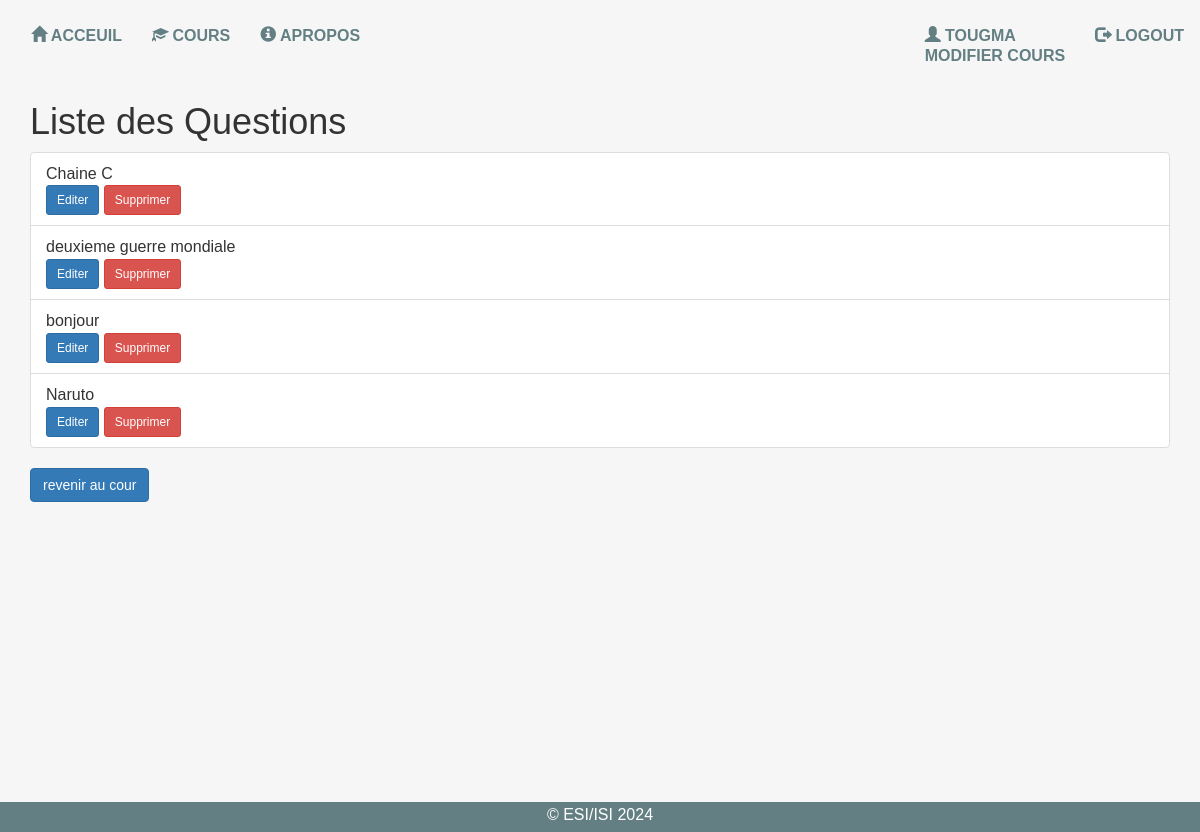
The app's page /choix/liste_choix/ (signed in) with its own data.
### users/models.py (models this page shows)
class UserProfile(AbstractUser):
    is_professor = models.BooleanField(default=False)
    is_site_admin = models.BooleanField(default=False)
    niveau = models.CharField(null=False,max_length=8,default="")
    confirmation_code  = models.CharField(max_length=6,default="")
    numero  = models.CharField(max_length=8,unique=True)
    paiement = models.CharField(max_length=8,default= "AWAIT")

### choix/models.py (models this page shows, shortened)
class Question(models.Model):
    cour = models.ForeignKey(Course, on_delete=models.CASCADE,related_name='choices')
    text = models.CharField(max_length=255)

### choix/views.py (the view)
@login_required
def liste_choix(request):
    if request.user.is_professor  or request.user.is_site_admin:
        questions = Question.objects.all()
    else:
        courses = Course.objects.filter(niveau=request.user.niveau)
        questions = Question.objects.filter(cour__in=courses)
    return render(request, 'qcm/liste_choix.html', {'questions': questions})

### templates/qcm/liste_choix.html
{% extends "base.html" %}
{% block content %}
<div class="container">
    <h1 class="mt-4">Liste des Questions</h1>
    <ul class="list-group mt-3">
        {% for question in questions %}
            <li class="list-group-item d-flex justify-content-between align-items-center">
                {{ question.text }}
                <div>
                    <a href="{% url 'editer_choix'  question.pk%}" class="btn btn-sm btn-primary">Editer</a>
                    <a href="{% url 'supprimer_choix' question.pk %}" class="btn btn-sm btn-danger">Supprimer</a>
                </div>
            </li>
        {% endfor %}
    </ul>
<p>
    <a class="btn btn-primary" href="{% url 'student_course' course_name slug %}"> revenir au cour</a>
</p>
</div>
{% endblock %}

### templates/navbar.html (shortened to what this page needs)
<nav class="navbar" role="navigation">
  <div class="container-fluid">
    <div class="collapse navbar-collapse" id="mainNavBar">
      <ul class="nav navbar-nav">
        <li class="active"><a href="/"><span class="glyphicon glyphicon-home"></span> Acceuil</a></li>
        {% if request.user.is_authenticated %}
        {% if request.user.paiement == "PRENIUM" or request.user.paiement == "STANDART"  or request.user.is_professor or request.user.is_site_admin %}
          <li><a href="{% url 'courses' %}"><span class="glyphicon glyphicon-education"></span> Cours</a></li>
        {% endif %}
        {% else %}
          <li><a href="/"><span class="glyphicon glyphicon-education"></span> Cours</a></li>
        {% endif %}
        <li><a href="{% url 'about' %}"><span class="glyphicon glyphicon-info-sign"></span> Apropos</a></li>
      </ul>
      <ul class="nav navbar-nav navbar-right">
          {% if request.user.is_authenticated %}
            {% if request.user.is_professor or request.user.is_admin %}
            <li><a href="{% url 'profile' %}"><span class="glyphicon glyphicon-user"></span> {{ request.user.first_name }}  <br> Modifier Cours</a>
            </li>
            {% else %}
            <li><a href="{% url 'profile' %}"><span class="glyphicon glyphicon-user"></span> {{ request.user.first_name }}  <br> Modifier Profil</a>
            </li>
            {%endif%}
            <li><a href="/accounts/logout"><span class="glyphicon glyphicon-log-out"></span> Logout</a></li>
          {% else %}
            <li><a href="/accounts/register"><span class="glyphicon glyphicon-plus"></span> Sign Up</a></li>
            <li><a href="/accounts/login"><span class="glyphicon glyphicon-user"></span> Log In</a></li>
          {% endif %}
      </ul>
    </div>
  </div>
</nav>

### users/static_in_users/static_files/css/base.css (style rules this page uses)
html, body { font-family: 'Source Sans Pro', sans-serif; font-size: 100%; background-color: #F6F6F6; height: 100%; }
ul, ol { margin: 0; }
p { margin: 0; }

### users/static_in_users/static_files/css/home.css (style rules this page uses)
h4, h5, h6, h1, h2, h3 { margin-top: 0; }
ul, ol { margin: 0; }
p { margin: 0; }
html, body { font-family: 'Source Sans Pro', sans-serif; font-size: 100%; background-color: #F6F6F6; }
a { outline: none !important; }
@media (max-width: 1200px) { #mainNavBar { padding-left: 0; padding-right: 0; } }
#mainNavBar { margin-top: 10px; }
#mainNavBar li a { display: block; font-size: 1em; color: #637f83; -webkit-transition: all 0.3s ease; -moz-transition: all 0.3s ease; -o-transition: all 0.3s ease; transition: all 0.3s ease; text-transform: uppercase; font-weight: bold; }

### records on screen
UserProfile: user.first_name "TOUGMA"
Question: text "Chaine C"
Question: text "deuxieme guerre mondiale"
Question: text "bonjour"
Question: text "Naruto"
